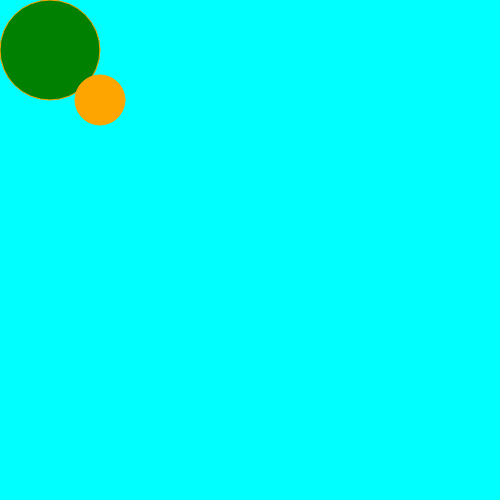
Frame 1 (no input)
Frame 60 (no input): identical to frame 1, image omitted
Frame 120 (the mouse pressed at the canvas centre since frame 60): identical to frame 1, image omitted

The p5.js sketch that drew this single still picture (run headless with seeded random() and noise() and a simulated clock; from frame 60 on, the mouse is pressed at the canvas centre):

// p5.js sketch
// ── sketch.js
function setup() {
  // put setup code here
  //seting the size of the canvas
  createCanvas(500,500);

  //setting the color of the background
  background("green");
  //greyscale 0-255
  background(0); //black
  background(255); //white
  background(200); //greyish white
  //using RGB or HEX color codes
  background(255, 0, 0); //full red
  background(0, 255, 0); //full green
  background(0, 0, 255); //full blue
  background("#00FFFF"); // hexidecimal

  //elipse: (x, y, w, h)
  fill("green"); //changes inner shape color
  stroke("orange"); //changes outer edge color
  ellipse(50, 50, 100, 100);

  //if you dont change the fill or stroke before the next object, it will have the same colors.
  fill("orange");
  ellipse(100, 100, 50, 50);
}

function draw() {
  // put drawing code here
}
